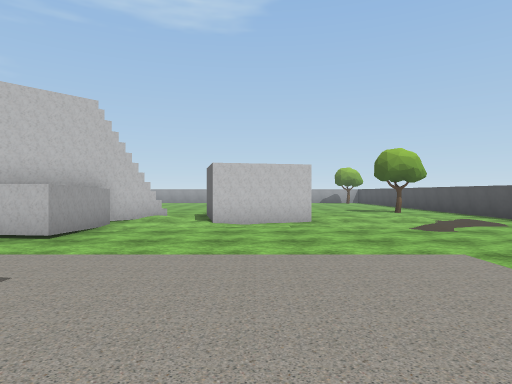
View 1 (above)

24 first-person views from a walk through a Unity game level. The camera is 1.5 m above the floor, looks level and sees 75° across. The floor is counted in squares, 2 m on a side. Each view is taken from the middle of a square. On the plan, view 1 faces up. The plan holds only what a view shows up to about 11 squares ahead; the rest is blank. The place goes on beyond the plan. The player is left out. Door leaves are left out, so doorways stand open. Some surface patterns are stand-ins.

View 2
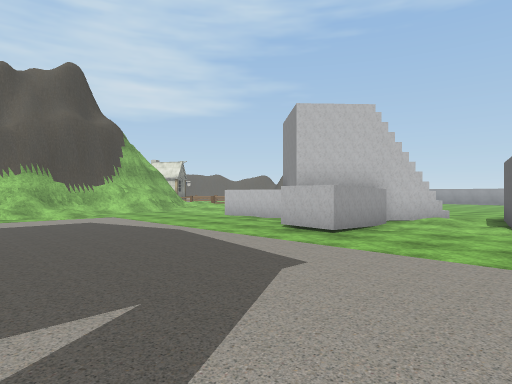

View 3
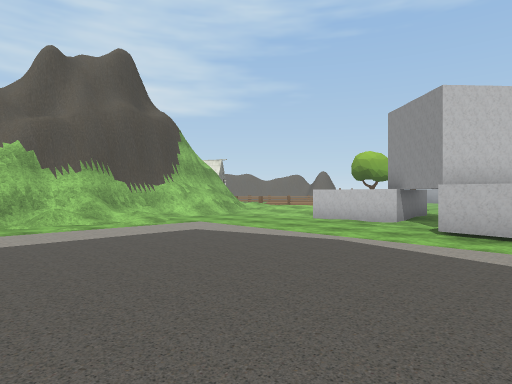

View 4
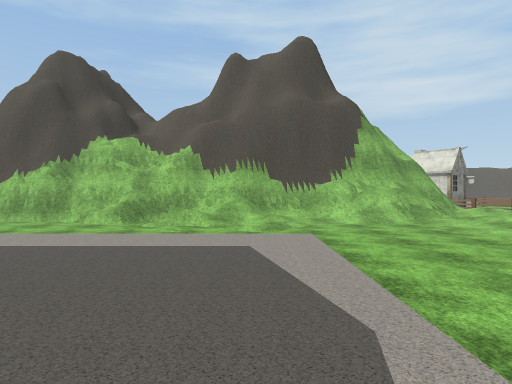

View 5
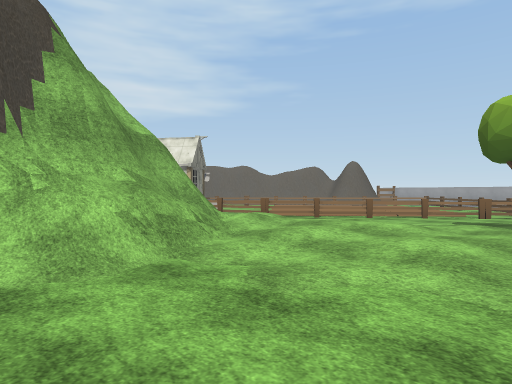

View 6
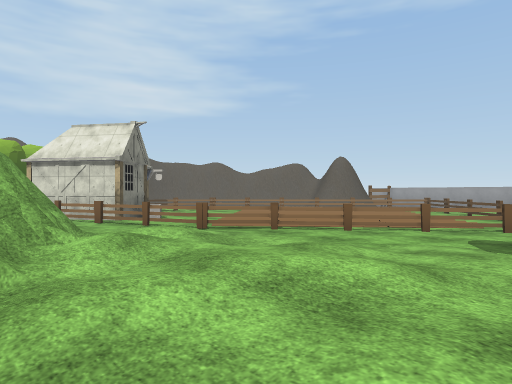

View 7
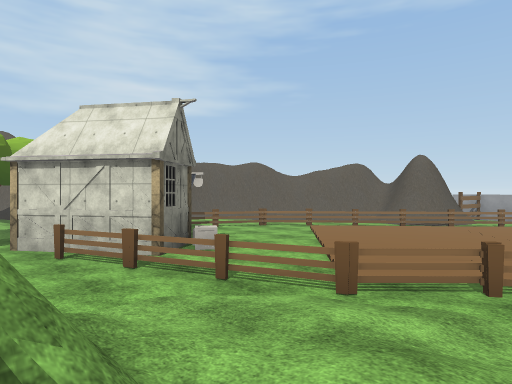

View 8
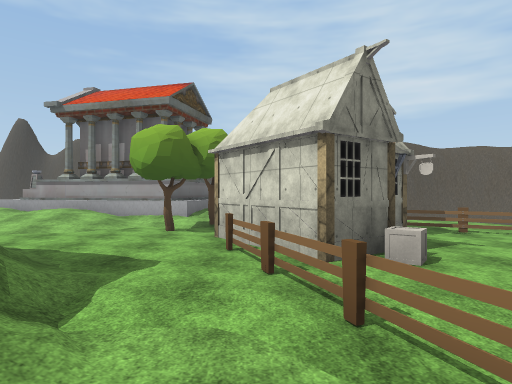

View 9
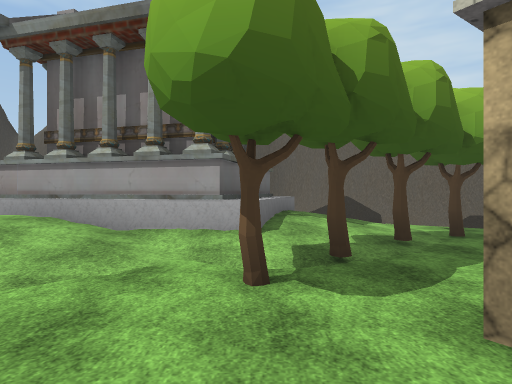

View 10
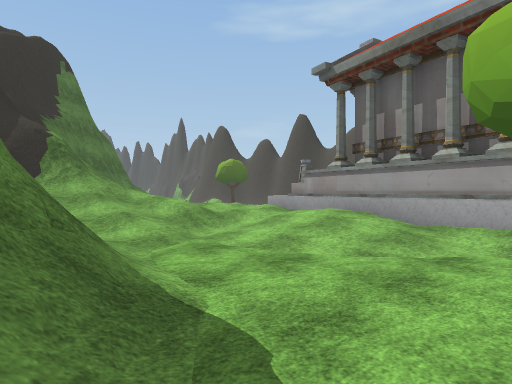

View 11
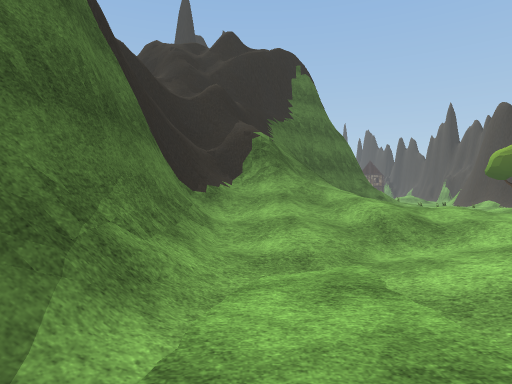

View 12
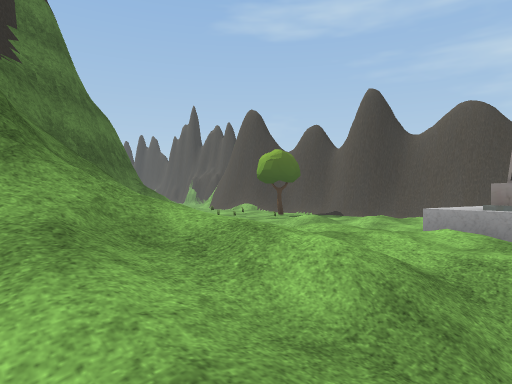

View 13
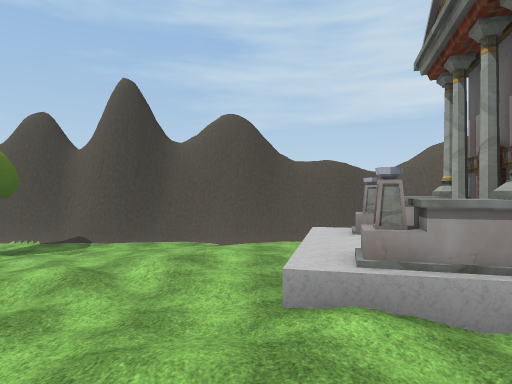

View 14
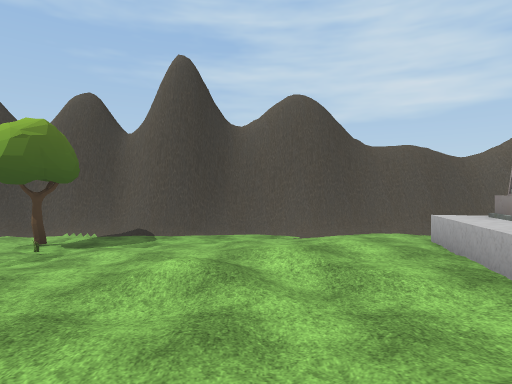

View 15
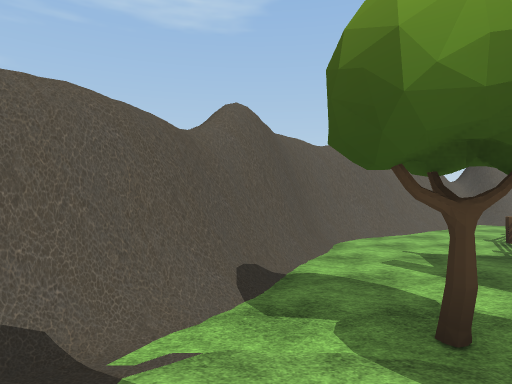

View 16
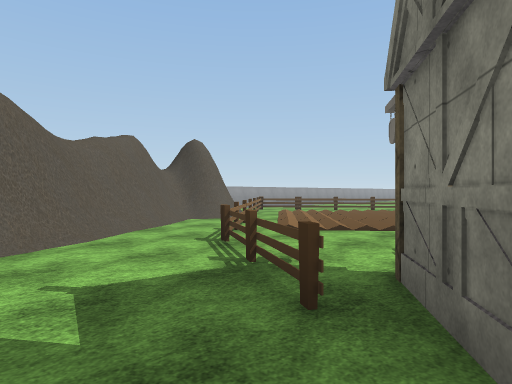

View 17
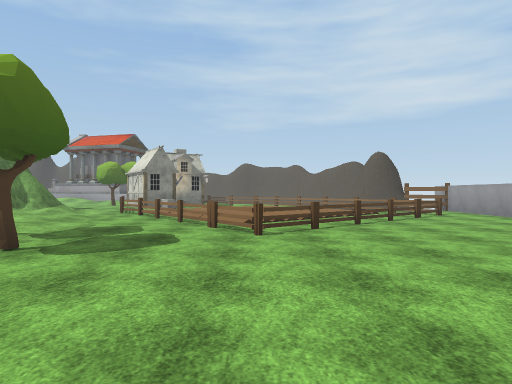

View 18
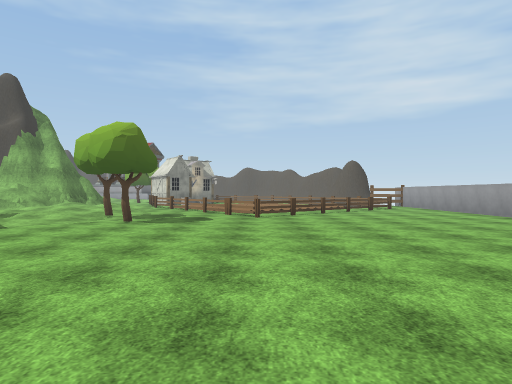

View 19
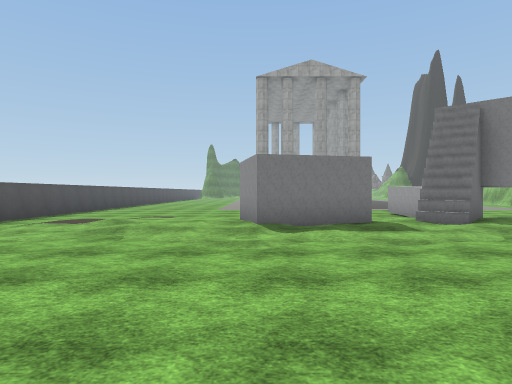

View 20
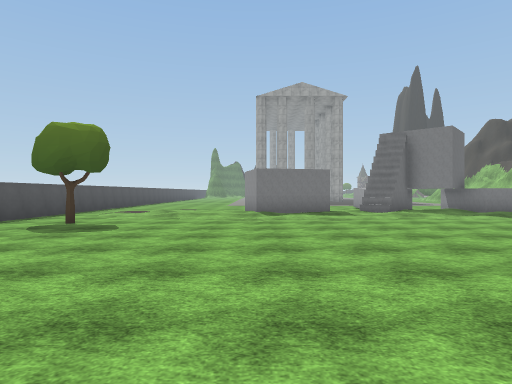

View 21
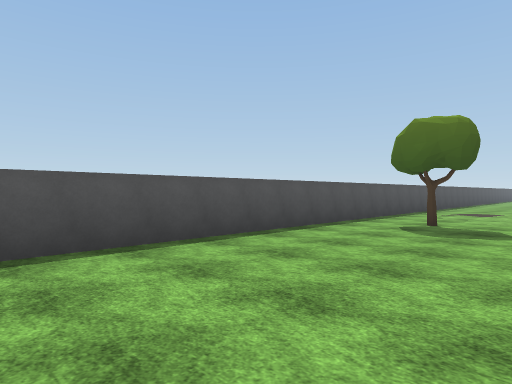

View 22
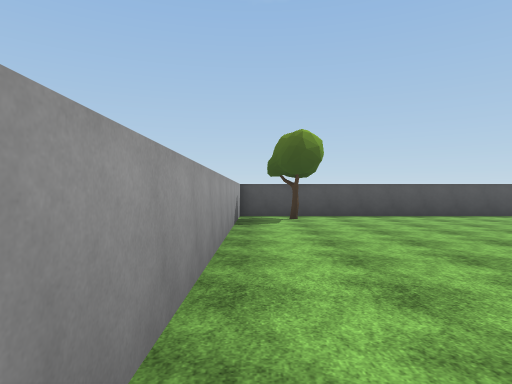

View 23
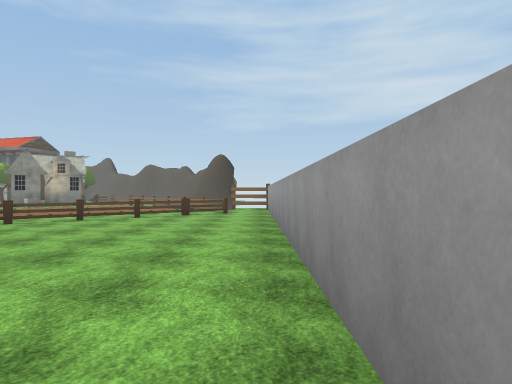

View 24
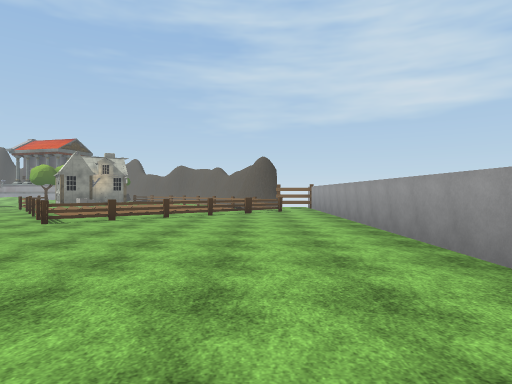

### Floor plan
Key: @ floor where view 1 was taken; # wall or solid block; x gap in a wall; . main floor; : floor 0.25 m higher than the main floor; + floor 0.5 m higher than the main floor; / step, stairs or slope; = window, fence, low wall or low ledge; ^ raised ledge; T tree; O other object.
Columns run from 33 left of view 1 to 8 right of it. Each row starts with its distance up from view 1.
 25                   ########################
 24                   .......................#
 23                   O....................T.#
 22               #  O.O.....................#
 21            #####O  .O..........  ........#
 20           ##/..O.  .OO.........  ........#
 19          ##/.OO.   ..OO..................#
 18        ###..OO      ..O..................#
 17        #...OO.       ..O.................#
 16       ##...O...      OO..................#
 15       #...O.....   .OO...................#
 14      ##....O .... .O.....T...............#
 13     ##/...#  OO...O....T...............T.#
 12    ##/.T..   #O.OO////://................#
 11   ##////T..##OOO.//////////..//..//.//...#
 10   #/ =///T.O..../////+/:^ # ://.###.:....#
  9      ^#^=/T..../ ##//::/  # x##/###..//..#
  8        ##/..../   ^#//..###  #..#........#
  7        ##//../#   ^=/....... #...........#
  6  #  ^###///..##    =/.......##...........#
  5  #  ^###///..#^    #/.................
  4  #/#^#^^/////#     #//...............
  3  #:/==##/////#^    #///.............
  2 ##//+:://////=^   #^//..............
  1 ##//////////==#  ^##=/.............
  0 #./////////===#   ##=/...........@
 -1 ##.////:   ==##   ##=/... .....
 -2 ##../:::  =^^     ###...
 -3 ##..../  =^#^     ###.

Where each view was taken, in squares from view 1:
view 1: 0 up, 0 right, facing up
view 2: 0 up, 0 right, facing up-left
view 3: 1 down, 3 left, facing up-left
view 4: 3 up, 4 left, facing left
view 5: 5 up, 9 left, facing up-left
view 6: 8 up, 10 left, facing up-left
view 7: 9 up, 14 left, facing up-left
view 8: 11 up, 15 left, facing left
view 9: 9 up, 20 left, facing left
view 10: 9 up, 19 left, facing down-left
view 11: 8 up, 21 left, facing down
view 12: 4 up, 21 left, facing down-left
view 13: 2 up, 23 left, facing left
view 14: 0 up, 24 left, facing left
view 15: 10 up, 27 left, facing up
view 16: 13 up, 25 left, facing up-right
view 17: 17 up, 4 left, facing left
view 18: 17 up, 0 right, facing left
view 19: 17 up, 1 right, facing down
view 20: 21 up, 1 right, facing down
view 21: 21 up, 3 right, facing down-right
view 22: 24 up, 3 left, facing right
view 23: 24 up, 3 left, facing left
view 24: 22 up, 2 left, facing left
